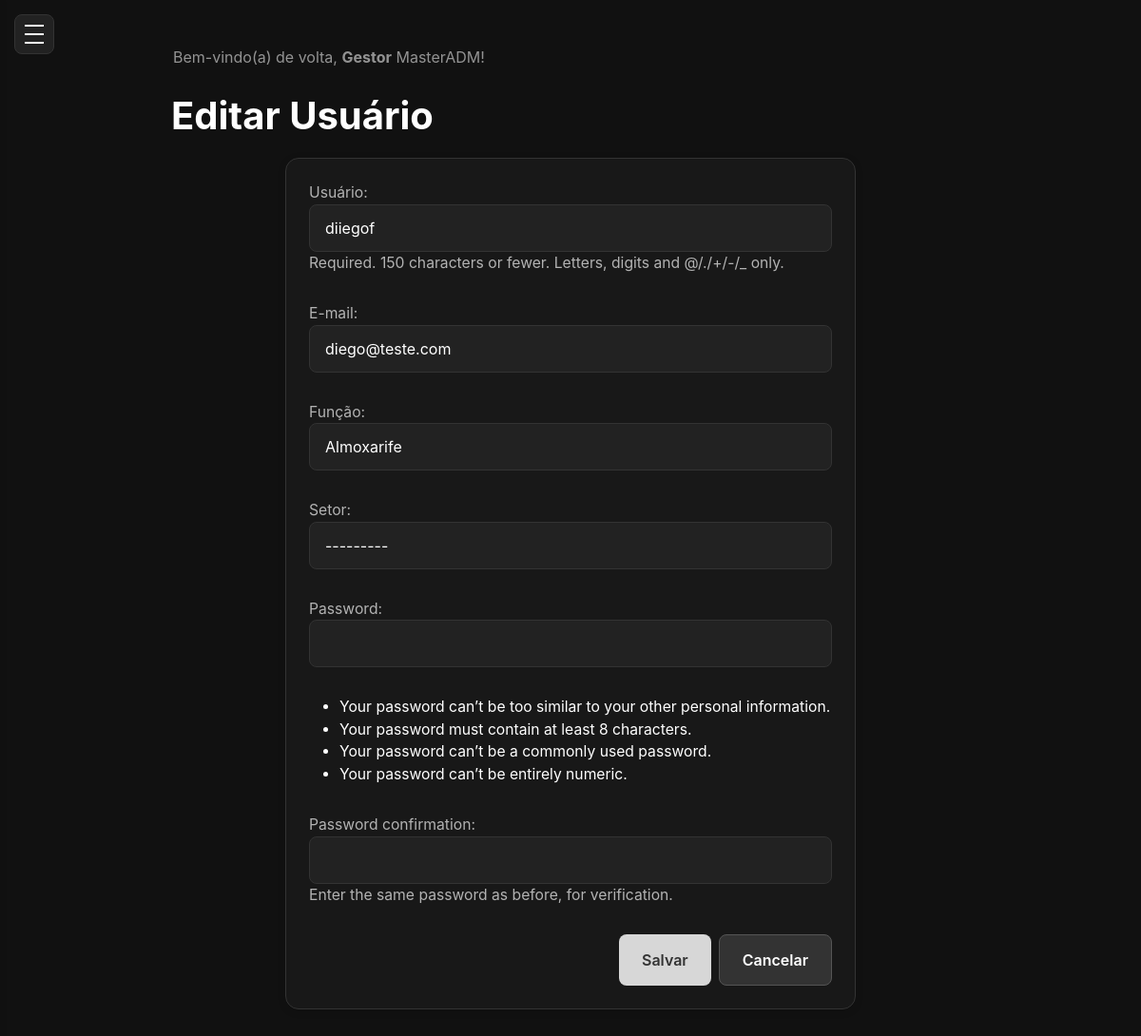
Page /configuracoes/usuarios/fe960a82-b473-4af7-b630-d46b4e125955/editar/ (signed in) on the committed database.
### core/models.py (models this page shows, shortened)
class User(AbstractUser):
    id = models.UUIDField(primary_key=True, default = uuid.uuid4, editable=False)
    email = models.EmailField(unique=True)
    role = models.CharField(
        max_length=20,
        choices=Role.choices,
        default=Role.Almoxarife,
        verbose_name='Função',
    )
    sector = models.ForeignKey(Sector, on_delete=models.SET_NULL, blank=True, null=True)
    is_active = models.BooleanField(default=True, verbose_name="Ativo")
    USERNAME_FIELD = 'email'  # Ou 'email' se quiser autenticar por email
    REQUIRED_FIELDS = ['username']  # Garante que o email é obrigatório no admin
    class Meta:
        verbose_name = 'Usuário'
        verbose_name_plural = 'Usuários'

### core/views.py (the view)
# urls.py: path('configuracoes/usuarios/<uuid:user_id>/editar/', views.usuario_edit, name='usuario_edit'),
@user_passes_test(is_gestor)
def usuario_edit(request, user_id):
    User = get_user_model()
    usuario = get_object_or_404(User, id=user_id)
    if request.method == 'POST':
        form = CustomUserCreationForm(request.POST, instance=usuario)
        if form.is_valid():
            form.save()
            messages.success(request, 'Usuário atualizado com sucesso!')
            return redirect('core:usuarios_list')
    else:
        form = CustomUserCreationForm(instance=usuario)
    return render(request, 'core/usuario_form.html', {'form': form, 'titulo': 'Editar Usuário'})

### core/forms.py (shortened to what this page needs)
class CustomUserCreationForm(UserCreationForm):
    class Meta(UserCreationForm.Meta):
        model = User
        fields = ('username', 'email', 'role', 'sector')
        labels = {
            'username': 'Usuário',
            'email': 'E-mail',
            'role': 'Função',
            'sector': 'Setor',
        }
        widgets = {
            'password': forms.PasswordInput(),
            'password2': forms.PasswordInput(),
        }
    def __init__(self, *args, **kwargs):
        super().__init__(*args, **kwargs)
        for field_name, field in self.fields.items():
            field.widget.attrs['class'] = 'form-control'

### core/models.py (called while the page is built)
    def __str__(self):
        return self.name

### core/views.py (called while the page is built)
def is_gestor(user):
    return user.is_authenticated and user.role == Role.Gestor

### templates/core/usuario_form.html (shortened to what this page needs)
{% extends 'base.html' %}
{% block content %}
<main class="main-content">
    <h1 class="card-title-requisicao">{{ titulo }}</h1>
    <div class="card p-4" style="max-width: 600px; margin: 0 auto;">
        <form method="post">
            {{ form.as_p }}
            <div class="d-flex justify-content-end mt-3">
                <button type="submit" class="btn btn-primary me-2">Salvar</button>
                <a href="{% url 'core:usuarios_list' %}" class="btn btn-secondary">Cancelar</a>
            </div>
        </form>
    </div>
</main>
{% endblock %}

### templates/base.html (shortened to what this page needs)
<!DOCTYPE html>
<html lang="pt-br">
<head>
    <link href="https://cdn.jsdelivr.net/npm/bootstrap@5.3.3/dist/css/bootstrap.min.css" rel="stylesheet">
    {% load static %}
    <link rel="stylesheet" href="{% static 'style.css' %}">
</head>
<body>
    <button class="mobile-menu-toggle" id="mobile-menu-toggle" aria-label="Abrir menu">
        <div class="hamburger">
            <span></span>
            <span></span>
            <span></span>
        </div>
    </button>
    <div class="layout-wrapper">
        <nav class="navbar navbar-dark" style="background-color: #111;">
            <div class="container-fluid">
                <span class="navbar-text">
                    Bem-vindo(a) de volta, <strong>{{ user.get_role_display }}</strong> {{ user.get_full_name|default:user.username }}!
                </span>
            </div>
        </nav>
        {% block content %}{% endblock %}
    </div>
</body>
</html>

### static/style.css (style rules this page uses)
* { margin: 0; padding: 0; box-sizing: border-box; }
html, body { height: 100%; font-family: 'Inter', Arial, sans-serif; background: #111; color: #fff; }
.mobile-menu-toggle { position: fixed; top: 15px; left: 15px; z-index: 20; background: #222; border: 1px solid #333; border-radius: 8px; padding: 10px; cursor: pointer; transition: background 0.2s; }
.mobile-menu-toggle .hamburger { width: 20px; height: 20px; position: relative; display: flex; flex-direction: column; justify-content: space-between; }
.mobile-menu-toggle .hamburger span { width: 100%; height: 2px; background: #fff; transition: all 0.3s ease; }
.layout-wrapper { flex: 1; background: #111; color: #fff; width: calc(100vw - 260px); min-height: 100vh; padding: 32px 40px; overflow-x: auto; box-sizing: border-box; margin-left: 260px; transition: margin-left 0.3s ease, width 0.3s ease; margin-right: auto; margin-left: auto; }
@media (min-width: 769px) { .layout-wrapper { margin-left: 260px; margin-right: auto; margin-left: auto; } }
.main-content h1 { font-size: 2.5rem; font-weight: 700; margin-bottom: 10px; }
.main-content p { color: #b3b3b3; margin-bottom: 30px; }
.card { background: #181818; border: 1px solid #333; border-radius: 14px; padding: 18px 14px; min-width: 120px; min-height: 60px; font-size: 0.98rem; color: #fff; box-shadow: 0 2px 8px 0 #0002; transition: transform 0.2s, box-shadow 0.2s; flex: 1; min-width: 200px; }
.card, .card.p-3 { background: #181818; border: 1px solid #333; border-radius: 14px; padding: 20px 18px; margin-bottom: 24px; box-shadow: 0 2px 8px 0 #0002; min-height: 320px; height: 100%; display: flex; flex-direction: column; justify-content: space-between; }
.card-title-requisicao { font-size: 2rem; font-weight: 600; margin-bottom: 2rem; color: #ffffff; padding: 10px 10px; }
.form-control, .form-select { background: #222; border: 1px solid #333; border-radius: 8px; padding: 12px 16px; color: #fff; font-size: 1rem; transition: border-color 0.2s; }
.form-control::placeholder { color: #666; }
.btn-primary { background: #d7d7d7; color: #333; border: none; border-radius: 8px; padding: 14px 24px; font-size: 1rem; font-weight: 600; cursor: pointer; transition: background 0.2s; }
.btn-secondary { background: #333; color: #fff; border: 1px solid #555; border-radius: 8px; padding: 14px 24px; font-size: 1rem; font-weight: 600; cursor: pointer; transition: background 0.2s; }

### rows in the picture
User: role "Gestor", get_full_name "MasterADM"
User: username "diiegof", email "diego@teste.com", role "Almoxarife", sector "---------"

### other values in the picture
{{ titulo }} "Editar Usuário"
